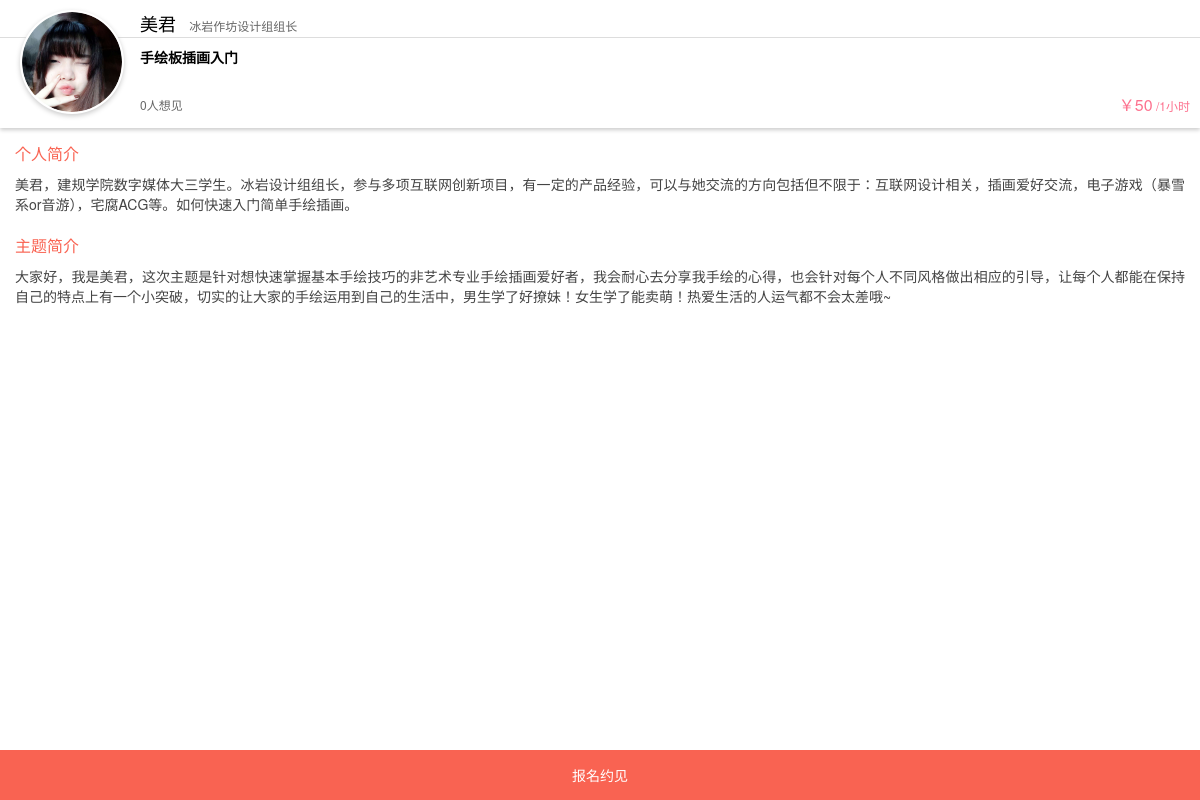
The page /detail.php?uid=3 on the database its author committed.
### tables this page shows
CREATE TABLE `helper` (
  `id` int(4) NOT NULL AUTO_INCREMENT,
  `name` varchar(20) NOT NULL,
  `title` varchar(64) NOT NULL,
  `skill_intro` varchar(64) NOT NULL,
  `skill_price` int(4) NOT NULL,
  `skill_time` int(2) NOT NULL,
  `avatar` varchar(128) NOT NULL,
  `see_num` int(2) DEFAULT NULL,
  `person_intro` text NOT NULL,
  `subject_intro` text NOT NULL,
  PRIMARY KEY (`id`)
);

### html/detail.php (the view, shortened to what this page needs)
<!DOCTYPE html>
<html>
<head lang="en">
    <link rel="stylesheet" href="/scss/main/detail.css"/>
</head>
<body id="body-pc-box">
<div class="main">
     <?php
            $uid = $_GET['uid'];
            $res = mysql_query("select * from helper where id =".$uid);
            $num = mysql_num_rows($res);
            $see_num = mysql_num_rows(mysql_query("select * from baoming where help_id =".$uid));
            for($i=0;$i<$num;$i++){
                $msg = mysql_fetch_assoc($res);
                echo '<div class="hj-item">
                        <div class="hj-avatar-wrap">
                            <img class="hj-avatar" src="'.$msg['avatar'].'" alt="头像"/>
                        </div>
                        <p class="head">
                            <span class="hj-name">'.$msg['name'].'</span> <span class="hj-title">'.$msg['title'].'</span>
                        </p>
                        <p class="hj-skill">
                            '.$msg['skill_intro'].'
                        </p>
                        <p class="hj-info clf">
                            <span class="hj-num left">'.$see_num.'人想见</span>
                            <span class="hj-price-wrap right">
                                <span class="hj-price">￥'.$msg['skill_price'].'</span>
                                <span class="hj-time">/'.$msg['skill_time'].'小时</span>
                            </span>
                        </p>
                        <p class="hj-detail-wrap clf"> </p>
                    </div>
                    <div class="intro-content">
                        <p class="detail-header">个人简介</p>
                        <p>'.$msg['person_intro'].'</p>
                        <p class="detail-header">主题简介</p>
                        <p>'.$msg['subject_intro'].'</p>
                    </div>
                    <a href="register.php?uid='.$uid.'"><div class="bottom-bar">报名约见</div></a>
                    ';
            }
        ?>
</div>
</body>
</html>

### scss/main/detail.css (style rules this page uses)
div, html, body, p, ul, li { margin: 0; padding: 0; }
a { text-decoration: none; color: inherit; }
.left { float: left; }
.right { float: right; }
.clf:after { content: " "; display: block; height: 0; visibility: hidden; clear: both; }
.clf { *zoom: 1; }
body { background: #fff; font-size: 12px; -webkit-font-smoothing: antialiased; line-height: 1.5; font-family: "Helvetica neue",Helvetica,Tahoma,"PingFang SC","lantinghei sc","Microsoft Yahei", sans-serif; }
html, body { height: 100%; }
.main { box-sizing: border-box; -webkit-box-sizing: border-box; -moz-box-sizing: border-box; position: relative; height: 100%; padding-top: 128px; padding-bottom: 50px; }
.main .hj-item { position: absolute; top: 0; left: 0; right: 0; box-shadow: 0px 2px 4px #ccc; }
.main .hj-item .hj-avatar-wrap { width: 104px; height: 104px; background-color: #fff; border-radius: 50%; top: 10px; left: 20px; position: absolute; box-shadow: 0px 2px 5px #ccc; text-align: center; }
.main .hj-item .hj-avatar-wrap .hj-avatar { position: relative; top: 2px; width: 100px; height: 100px; border-radius: 50%; }
.main .hj-item .head { padding-left: 140px; padding-top: 10px; border-bottom: 1px solid #ddd; }
.main .hj-item .head .hj-name { font-size: 18px; color: #000; padding-right: 10px; }
.main .hj-item .head .hj-title { color: #666; }
.main .hj-item .hj-skill { padding-top: 10px; padding-right: 10px; font-size: 14px; padding-left: 140px; line-height: 18px; height: 44px; font-weight: bolder; }
.main .hj-item .hj-info { padding: 5px 10px 5px 140px; height: 16px; line-height: 16px; }
.main .hj-item .hj-info span { display: inline-block; }
.main .hj-item .hj-info .hj-num { color: #666; }
.main .hj-item .hj-info .hj-price-wrap { color: #fd728f; }
.main .hj-item .hj-info .hj-price { font-size: 16px; }
.main .hj-item .hj-detail-wrap { height: 10px; }
.main .intro-content { -webkit-overflow-scrolling: touch; padding: 15px; font-size: 14px; height: 100%; overflow: auto; text-align: justify; }
.main .intro-content p { line-height: 1.4; color: #444; margin-bottom: 20px; }
.main .intro-content p.detail-header { font-size: 16px; color: #f96352; margin-bottom: 10px; }
.bottom-bar { background-color: #f96352; position: absolute; font-size: 14px; color: #fff; z-index: 2; bottom: 0; left: 0; right: 0; height: 50px; line-height: 50px; text-align: center; }

### rows shown on the page
helper: avatar (picture), name "美君", title "冰岩作坊设计组组长", skill_intro "手绘板插画入门", skill_price "50", skill_time "1", person_intro "美君，建规学院数字媒体大三学生。冰岩设计组组长，参与多项互联网创新项目，有一定的产品经验，可以与她交流的方向包括但不限于：互联网设计相关，插画爱好交流，电子游戏（暴雪系or音游），宅腐ACG等。如何快速入门简单手绘插画。", subject_intro "大家好，我是美君，这次主题是针对想快速掌握基本手绘技巧的非艺术专业手绘插画爱好者，我会耐心去分享我手绘的心得，也会针对每个人不同风格做出相应的引导，让每个人都能在保持自己的特点上有一个小突破，切实的让大家的手绘运用到自己的生活中，男生学了好撩妹！女生学了能卖萌！热爱生活的人运气都不会太差哦~"
